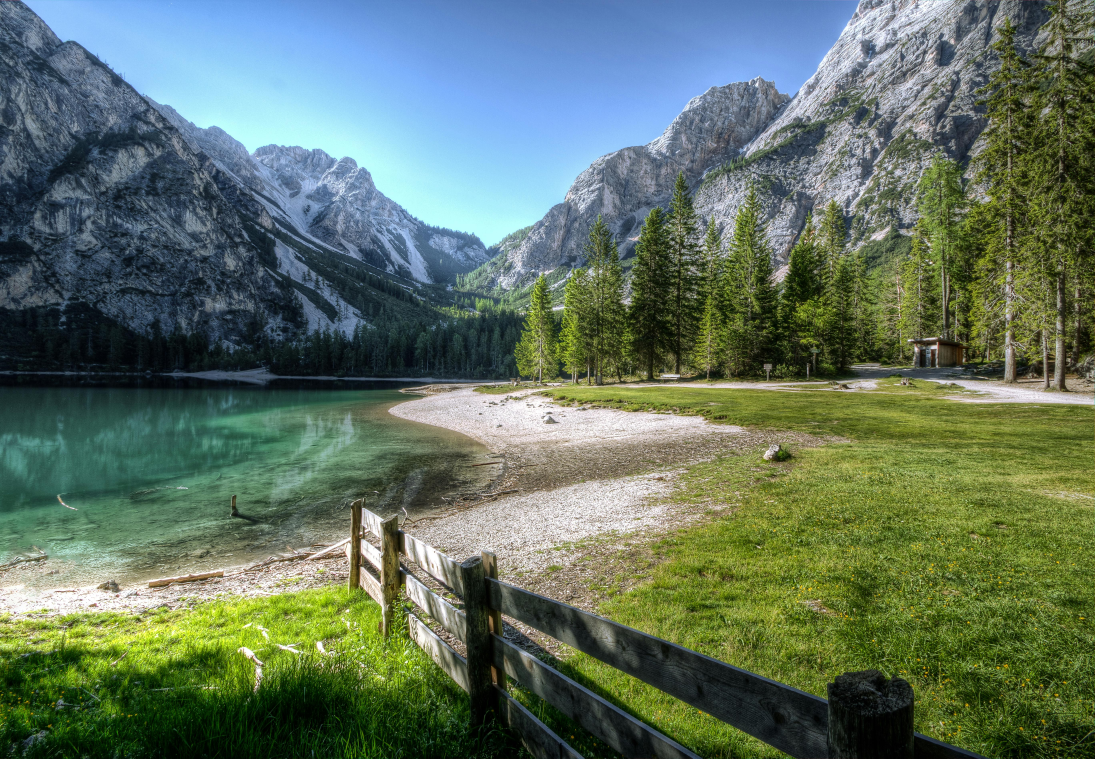
#> input picture STM_code/images/4k.jpg, 5475 x 3794 px (shown at 1/5 size); its folder holds only this picture in this run
$ python main.py
#> lines starting #> are read from the running program, lines starting #| are printed output that depends on the picture
### STM_code/utils.py
import cv2
import os

def load_image(path):
    """
    Loads an image from disk. Returns None if the file does not exist.
    """
#> called with path = 'images/4k.jpg'
    img = cv2.imread(path)
#> img is the input picture: shape (3794, 5475, 3); mean B, G, R 97.4, 114.8, 96.3
    if img is None:
        print(f"Error: Failed to load image at '{path}'. Please check if the file exists.")
    return img


def get_size(encoded_image):
    """
    Returns the size of the compressed image in bytes.
    """
    return len(encoded_image)


def resize_image(image, width, height):
    """
    Resizes the image to a specified width and height.
    """
    return cv2.resize(image, (width, height))

### STM_code/compression.py
import cv2
import time

# Конфигурации за двата режима на компресия
# JPG: стандартен формат, широка поддръжка, добро съотношение скорост/качество
# WebP: по-добра компресия (~25-35% по-малък размер от JPG при същото качество)
COMPRESSION_CONFIGS = {
    "high": {
        "jpg_quality": 95,       # Висококачествен JPG — минимални артефакти
        "webp_quality": 90,      # Висококачествен WebP — почти без загуби
        "webp_method": 6         # Най-добра компресия (CPU интензивно)
    },
    "fast": {
        "jpg_quality": 20,       # Нисък JPG — бързо, но видими артефакти
        "webp_quality": 40,      # Нисък WebP — компактен файл, бърза обработка
        "webp_method": 0         # Най-бърза компресия — подходящо за IoT/real-time
    }
}

def compress_image(image, mode="high", format="jpg"):
    """
    Compresses an image using the selected mode and format.

    Args:
        image: BGR image (OpenCV numpy array)
        mode: "high" (quality) or "fast" (speed/IoT)
        format: "jpg" or "webp"

    Returns:
        (encoded_image, duration_seconds)
    """
    start_time = time.perf_counter()
    config = COMPRESSION_CONFIGS.get(mode, COMPRESSION_CONFIGS["high"])

    if format == "webp":
        params = [int(cv2.IMWRITE_WEBP_QUALITY), config["webp_quality"]]
    else:
        params = [int(cv2.IMWRITE_JPEG_QUALITY), config["jpg_quality"]]

    ext = f".{format}"
    success, encoded_image = cv2.imencode(ext, image, params)

    duration = time.perf_counter() - start_time
    return encoded_image, duration

def decompress_image(encoded_image):
    """
    Decompresses an image from a buffer.

    Returns:
        (decoded_image, duration_seconds)
    """
    start_time = time.perf_counter()
    decoded = cv2.imdecode(encoded_image, cv2.IMREAD_COLOR)
    duration = time.perf_counter() - start_time
    return decoded, duration

### STM_code/network.py
import time

# ──────────────────────────────────────────────
# Целева платформа: PC симулация (без хардуерни ограничения),
# моделираща реални сценарии за мобилни и IoT устройства.
#
# Целева латентност:
#   - Broadband WiFi : < 100ms обща латентност при 720p
#   - 4G Mobile      : < 500ms обща латентност при 480p
#   - IoT Narrowband : < 5s обща латентност при 480p (приемливо за batch изпращане)
# ──────────────────────────────────────────────

SCENARIOS = {
    "Broadband_WiFi": {
        "bw_mbps": 50,
        "latency_ms": 10,
        "description": "Home/Office WiFi - typical for indoor mobile apps"
    },
    "4G_Mobile": {
        "bw_mbps": 10,
        "latency_ms": 50,
        "description": "4G LTE - typical outdoor mobile scenario"
    },
    "IoT_Narrowband": {
        "bw_mbps": 0.5,
        "latency_ms": 200,
        "description": "NB-IoT/LoRa - low bandwidth, high latency"
    }
}

def simulate_network_transfer(size_bytes, scenario_name="4G_Mobile"):
    """
    Simulates network transfer time without real blocking.

    IMPORTANT: We do NOT use time.sleep() here because:
    1. sleep() distorts results - IoT looks faster than it is in reality.
    2. The goal is measurement and comparison, not real waiting simulation.

    Returns:
        total_time_seconds (float) - calculated theoretical transfer time
    """
    config = SCENARIOS.get(scenario_name, SCENARIOS["4G_Mobile"])

    latency_sec = config["latency_ms"] / 1000.0
    # Mbps → Bytes per second: (Mbps * 1024 * 1024) / 8
    bw_bps = (config["bw_mbps"] * 1024 * 1024) / 8
    transfer_time = size_bytes / bw_bps

    total_time = latency_sec + transfer_time
    return total_time


# [6 lines left out: function get_scenario_description, not called in this run]

### STM_code/metrics.py
import numpy as np
import psutil
import os
import tracemalloc
from skimage.metrics import structural_similarity as ssim

# ──────────────────────────────────────────────
# RAM измерване
# ──────────────────────────────────────────────

def get_memory_usage():
    """Returns current RSS RAM usage of the process in MB."""
    process = psutil.Process(os.getpid())
    return process.memory_info().rss / (1024 * 1024)

def measure_peak_memory(func, *args, **kwargs):
    """
    Executes func(*args) and returns (result, peak_RAM_in_KB).
    Uses tracemalloc for accurate peak memory allocation tracking.
    """
    tracemalloc.start()
    result = func(*args, **kwargs)
    _, peak = tracemalloc.get_traced_memory()  # peak в bytes
    tracemalloc.stop()
    return result, peak / 1024  # връщаме в KB

# ──────────────────────────────────────────────
# CPU измерване
# ──────────────────────────────────────────────

def measure_cpu_during(func, *args, **kwargs):
    """
    Executes func(*args) and returns (result, cpu_percent).
    Calculates CPU load specifically during the operation.
    """
    process = psutil.Process(os.getpid())
    process.cpu_percent(interval=None)   # reset — изчистване на брояча
    result = func(*args, **kwargs)
    cpu = process.cpu_percent(interval=None)  # измерване след операцията
    return result, cpu

def calculate_psnr(original, compressed):
    """Calculates Peak Signal-to-Noise Ratio (PSNR) in dB."""
    mse = np.mean((original.astype(np.float64) - compressed.astype(np.float64)) ** 2)
    if mse == 0:
        return 100.0  # Идентични изображения
    return 20 * np.log10(255.0 / np.sqrt(mse))

def calculate_ssim(original, compressed):
    """Calculates Structural Similarity Index (SSIM)."""
    return ssim(original, compressed, channel_axis=2, win_size=7)

### STM_code/main.py
import cv2
import pandas as pd
import matplotlib.pyplot as plt
import os
import numpy as np
from compression import compress_image, decompress_image
from metrics import calculate_psnr, calculate_ssim, get_memory_usage, measure_peak_memory, measure_cpu_during
from network import simulate_network_transfer, SCENARIOS
from utils import load_image, resize_image, get_size

# ──────────────────────────────────────────────
# TARGET PLATFORM: PC Simulation
# Моделира поведение на мобилно/IoT устройство
# Target latency: < 200ms for 720p on 4G
# ──────────────────────────────────────────────

def show_demo(original, decompressed, title_text):
    """
    Displays a demo window with Original vs Decompressed image.
    This is a demonstration mode — NOT a real-time stream.
    waitKey(1) handles UI events without blocking.
    """
    try:
        vis_orig = cv2.resize(original, (640, 360))
        vis_dec  = cv2.resize(decompressed, (640, 360))
        comparison = np.hstack((vis_orig, vis_dec))
        cv2.putText(comparison, "Original", (10, 25),
                    cv2.FONT_HERSHEY_SIMPLEX, 0.7, (255, 255, 255), 2)
        cv2.putText(comparison, "Decompressed", (660, 25),
                    cv2.FONT_HERSHEY_SIMPLEX, 0.7, (255, 255, 255), 2)
        cv2.putText(comparison, title_text, (10, 355),
                    cv2.FONT_HERSHEY_SIMPLEX, 0.7, (0, 255, 255), 2)
        cv2.imshow("Compression Demo: Original vs Decompressed", comparison)
        cv2.waitKey(1)   # 1ms — обработва UI без блокиране
    except Exception as e:
        print(f"Demo window error: {e}")


def run_comprehensive_test(image_path):
    if not os.path.exists(image_path):
        print(f"Error: File '{image_path}' not found.")
        return

    image_name = os.path.basename(image_path)

    orig_img = load_image(image_path)
    if orig_img is None:
        return

    resolutions = [(640, 480), (1280, 720), (1920, 1080)]
    modes       = ["fast", "high"]
    formats     = ["jpg", "webp"]
    results     = []

    print("=" * 60)
    print("STARTING BENCHMARK")
    print(f"Target Platform  : PC Simulation (Android/IoT model)")
    print(f"Target Latency   : < 200ms for 720p at 4G Mobile")
    print(f"Initial RAM usage: {get_memory_usage():.2f} MB")
#> (the call stopped at in get_memory_usage, `return process.memory_info().rss / (1024 * 1024)`: psutil is not available in this run)
    print("=" * 60)

    cv2.namedWindow("Compression Demo: Original vs Decompressed", cv2.WINDOW_AUTOSIZE)

    for res in resolutions:
        img = resize_image(orig_img, res[0], res[1])

        for fmt in formats:
            for mode in modes:

                (encoded, c_time), cpu_val = measure_cpu_during(
                    compress_image, img, mode, fmt
                )

                (decoded, d_time), peak_ram_kb = measure_peak_memory(
                    decompress_image, encoded
                )

                size = get_size(encoded)

                for net_name in SCENARIOS.keys():
                    net_time = simulate_network_transfer(size, net_name)
                    total_latency = c_time + net_time + d_time

                    psnr   = calculate_psnr(img, decoded)
                    ssim_v = calculate_ssim(img, decoded)

                    results.append({
                        "Image":          image_name,  # ✅ ДОБАВЕНО
                        "Config":         f"{res[1]}p_{fmt}_{mode}",
                        "Format":         fmt,
                        "Resolution":     res[1],
                        "Mode":           mode,
                        "Network":        net_name,
                        "Size_KB":        size / 1024,
                        "Compress_ms":    c_time * 1000,
                        "Network_ms":     net_time * 1000,
                        "Decompress_ms":  d_time * 1000,
                        "Total_ms":       total_latency * 1000,
                        "PSNR":           psnr,
                        "SSIM":           ssim_v,
                        "Peak_RAM_KB":    peak_ram_kb,
                        "CPU_Percent":    cpu_val
                    })

                show_demo(img, decoded, f"{res[1]}p {fmt} {mode} | SSIM:{ssim_v:.3f} | {c_time*1000:.1f}ms")
                print(f" Test: {res[1]}p | {fmt:4s} | {mode:4s} | "
                      f"Size:{size/1024:7.1f}KB | "
                      f"Comp:{c_time*1000:5.1f}ms | "
                      f"PSNR:{psnr:5.1f}dB | SSIM:{ssim_v:.3f} | "
                      f"CPU:{cpu_val:4.1f}% | Peak RAM:{peak_ram_kb:.0f}KB")
#> this loop made 1 pass
#> pass 1, in run_comprehensive_test, `img = resize_image(orig_img, res[0], res[1])`:
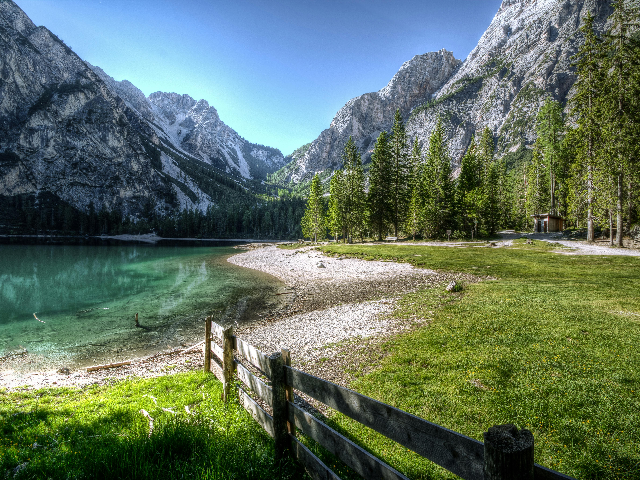
#> img: shape (480, 640, 3); mean B, G, R 97.3, 114.7, 96.2
#> pass 1, in decompress_image, `decoded = cv2.imdecode(encoded_image, cv2.IMREAD_COLOR)`:
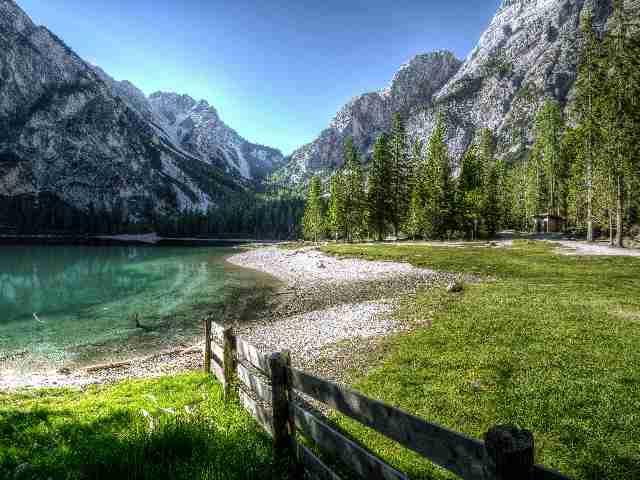
#> decoded: shape (480, 640, 3); mean B, G, R 97.9, 114.6, 96.2
#> pass 1, in show_demo, `vis_orig = cv2.resize(original, (640, 360))`:
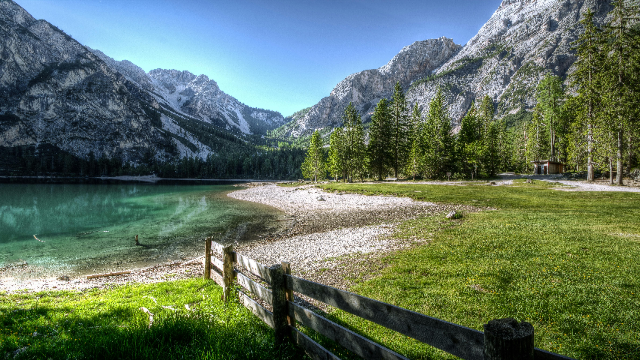
#> vis_orig: shape (360, 640, 3); mean B, G, R 97.3, 114.7, 96.2
#> pass 1, in show_demo, `vis_dec  = cv2.resize(decompressed, (640, 360))`:
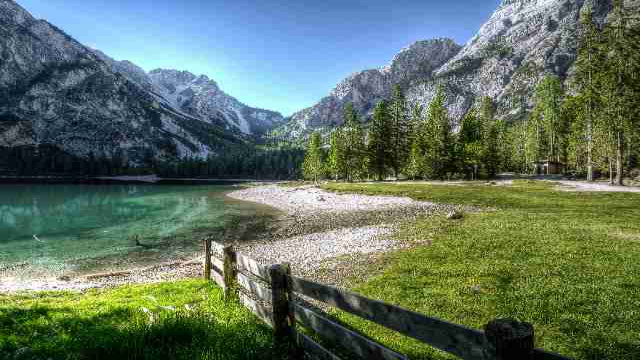
#> vis_dec: shape (360, 640, 3); mean B, G, R 97.9, 114.6, 96.3
#> after the loop, results = 3 items

    cv2.destroyAllWindows()

    df = pd.DataFrame(results)
    df.to_csv("performance_results.csv",
              mode='a',
              header=not os.path.exists("performance_results.csv"),
              index=False)

    print_tabular_analysis(df)
    generate_recommendations(df)
    generate_charts(df)
    print("\n✓ Charts saved to 'analysis_charts.png'")

# ──────────────────────────────────────────────────────────────────────────────
# TABULAR ANALYSIS — prints summary tables to the console
# ──────────────────────────────────────────────────────────────────────────────

# [140 lines left out: functions print_tabular_analysis, generate_recommendations, generate_charts, not called in this run]

# ──────────────────────────────────────────────────────────────────────────────
# ENTRY POINT
# ──────────────────────────────────────────────────────────────────────────────

if __name__ == "__main__":
    folder = "images"

    if not os.path.exists(folder):
        print("Error: 'images' folder not found.")
    else:
        for file in os.listdir(folder):
            if file.lower().endswith((".jpg", ".png")):
                path = os.path.join(folder, file)
                print(f"\nProcessing image: {file}")
#> (the run stopped early here; a loop or call above may not have finished)

$ run again, on STM_code/images/thickgrass.jpg
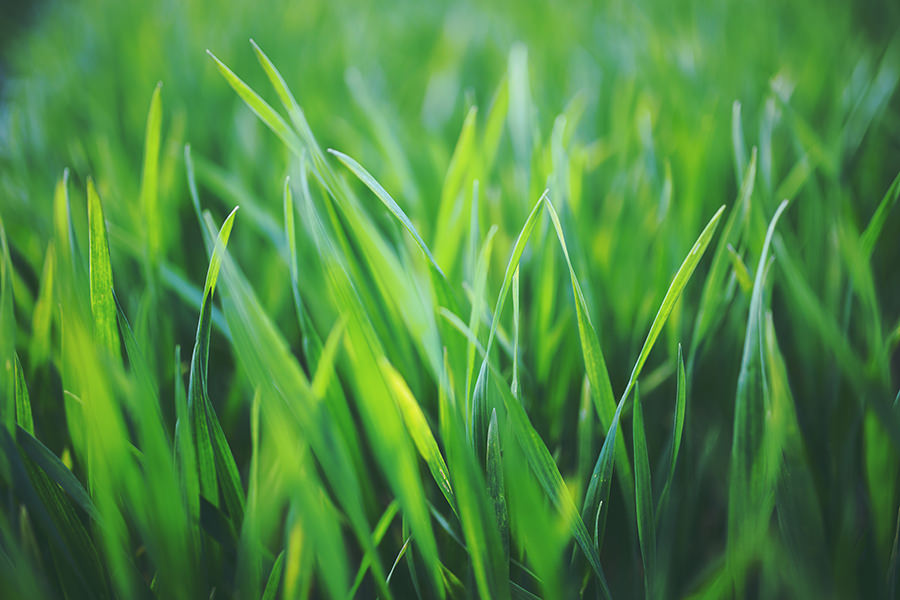
#> input picture STM_code/images/thickgrass.jpg, 900 x 600 px
#> in load_image, img is the input picture: shape (600, 900, 3); mean B, G, R 65.1, 136.7, 77.1
#> the loop in run_comprehensive_test, `for res in resolutions:` made 1 pass
#> pass 1, in decompress_image, `decoded = cv2.imdecode(encoded_image, cv2.IMREAD_COLOR)`:
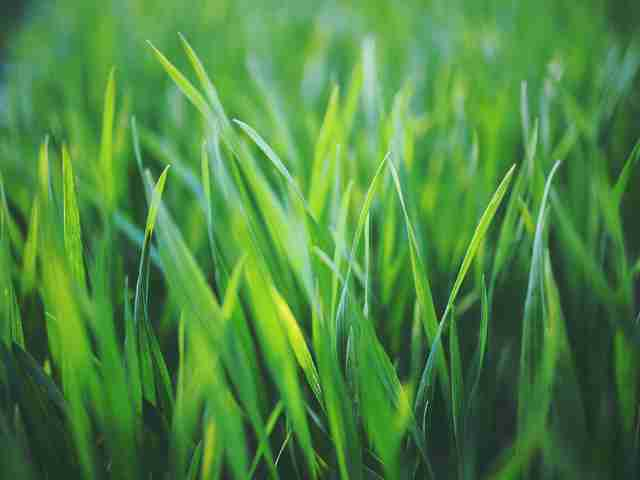
#> decoded: shape (480, 640, 3); mean B, G, R 64.9, 136.6, 76.9
#> pass 1, in show_demo, `vis_dec  = cv2.resize(decompressed, (640, 360))`:
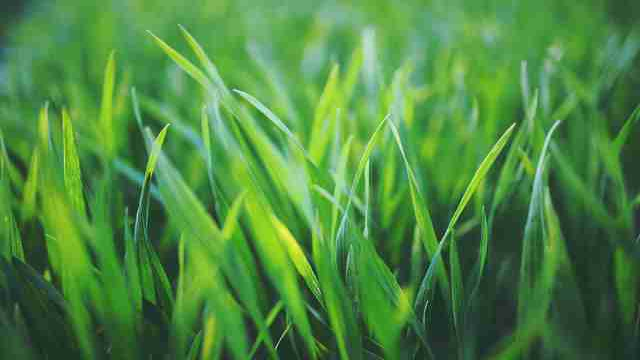
#> vis_dec: shape (360, 640, 3); mean B, G, R 64.9, 136.7, 76.9
#> after the loop in run_comprehensive_test, `for res in resolutions:`: results = 3 items
